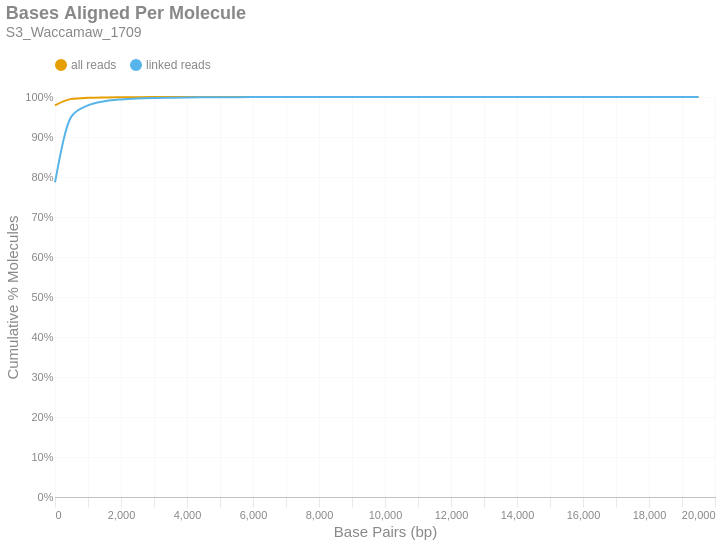

The cell this chart's notebook holds for it:
### Markdown cell above
### Bases Aligned Per Molecule
This is a cumulative frequency distribution showing the number of base pairs aligned per unique molecule. These data are shown in 500 bp bins. There are two distributions: one with `all reads` (yellow) and another with only `linked reads` (blue). The percent of molecules in the `linked reads` distribution is relative to the total number of linked molecules.

### Code cell
if SKIPLR:
    print_html(f"Skipped")
else:
    binned_df = consolidated_hist(valids['aligned_bp'], mask, 500, True)
    with SafeRender(binned_df):
        (
            density_plot(binned_df, 'Bases Aligned Per Molecule', samplename, 'basesper')
            .encode(
                x=alt.X('bin:Q', title="Base Pairs (bp)").axis(tickMinStep=500).scale(padding=0),
                y=alt.Y('value:Q', title='Cumulative % Molecules')
                    .axis(format='%')
                    .scale(domain = [0,1])
                    .stack(False),
                color=alt.Color("key:N").scale(domain = ["all reads", "linked reads"]),
                tooltip = [
                    alt.Tooltip("key:N", title = "Data Type"),
                    alt.Tooltip("range_label:N", title="Bases Aligned Per Molecule"),
                    alt.Tooltip("value:Q", format = ".2%", title="% Molecules (Cum.)")
                ]
            )
        ).display()

### Figure 1 — Vega-Lite specification as saved in the notebook (floating-point values rounded to 4 significant figures)
{"width": "container", "height": 400, "config": {"title": {"anchor": "start", "dy": -15, "fontSize": 18, "color": "#888888", "subtitleColor": "#888888", "subtitleFontSize": 14}, "arc": {"fill": "#0072B2"}, "axis": {"domainColor": "#888888", "domainWidth": 0.5, "gridWidth": 0.2, "grid": false, "titleFontWeight": 400, "titleFontSize": 15, "labelFontSize": 11, "labelColor": "#888888", "tickColor": "#888888", "tickWidth": 0.2, "titleColor": "#888888"}, "axisBand": {"grid": false}, "axisX": {"grid": true, "tickSize": 10, "domainCap": "round"}, "axisY": {"domain": false, "grid": true, "tickSize": 0, "domainCap": "round"}, "background": "transparent", "header": {"labelFontSize": 15, "labelColor": "#888888", "titleFontSize": 15, "titleFontWeight": 600, "titleColor": "#888888"}, "legend": {"labelFont": "sans-serif", "labelFontSize": 12, "labelColor": "#888888", "symbolSize": 100, "symbolType": "circle", "titleFontSize": 12, "titlePadding": 10, "titleColor": "#888888", "title": null, "orient": "top"}, "range": {"category": ["#E69F00", "#56B4E9", "#009E73", "#F0E442", "#0072B2", "#D55E00", "#CC79A7", "#000000"], "diverging": ["#cfe8f3", "#a2d4ec", "#73bfe2", "#46abdb", "#1696d2", "#12719e"]}, "area": {"fill": "#0072B2", "fillOpacity": 0.7, "line": true, "strokeOpacity": 0.7}, "line": {"color": "#0072B2", "stroke": "#0072B2", "strokeWidth": 2}, "trail": {"color": "#0072B2", "stroke": "#0072B2", "strokeWidth": 0, "size": 1}, "point": {"filled": true, "fillOpacity": 1.0, "size": 95}, "text": {"color": "#888888", "fontSize": 11, "align": "right", "fontWeight": 400, "size": 11}, "bar": {"fill": "#0072B2", "stroke": null}, "view": {"stroke": null, "continuousWidth": 660, "continuousHeight": 400}}, "data": {"name": "data-0a5b3037459dc7c84a5ad2d3b22cc943"}, "mark": {"type": "line", "interpolate": "monotone", "point": {"opacity": 0, "size": 275}}, "encoding": {"color": {"field": "key", "scale": {"domain": ["all reads", "linked reads"]}, "type": "nominal"}, "tooltip": [{"field": "key", "title": "Data Type", "type": "nominal"}, {"field": "range_label", "title": "Bases Aligned Per Molecule", "type": "nominal"}, {"field": "value", "format": ".2%", "title": "% Molecules (Cum.)", "type": "quantitative"}], "x": {"axis": {"tickMinStep": 500}, "field": "bin", "scale": {"padding": 0}, "title": "Base Pairs (bp)", "type": "quantitative"}, "y": {"axis": {"format": "%"}, "field": "value", "scale": {"domain": [0, 1]}, "stack": false, "title": "Cumulative % Molecules", "type": "quantitative"}}, "params": [{"name": "param_c36ac31b6afebe62", "select": {"type": "point", "fields": ["key"]}, "bind": "legend"}], "title": {"text": "Bases Aligned Per Molecule", "subtitle": "S3_Waccamaw_1709"}, "transform": [{"fold": ["all reads (cumsum)", "linked reads (cumsum)"]}, {"calculate": "replace(datum.key, ' (cumsum)', '')", "as": "key"}, {"filter": {"param": "param_c36ac31b6afebe62"}}], "usermeta": {"embedOptions": {"downloadFileName": "S3_Waccamaw_1709.basesper"}}, "$schema": "https://vega.github.io/schema/vega-lite/v6.1.0.json", "datasets": {"data-0a5b3037459dc7c84a5ad2d3b22cc943": [{"bin": "0.0", "interval": "0.0-500.0", "all reads": 0.9791, "linked reads": 0.7864, "all reads (cumsum)": 0.9791, "linked reads (cumsum)": 0.7864, "range_label": "0-499"}, {"bin": "500.0", "interval": "500.0-1000.0", "all reads": 0.01626, "linked reads": 0.1653, "all reads (cumsum)": 0.9953, "linked reads (cumsum)": 0.9517, "range_label": "500-999"}, {"bin": "1000.0", "interval": "1000.0-1500.0", "all reads": 0.002669, "linked reads": 0.02743, "all reads (cumsum)": 0.998, "linked reads (cumsum)": 0.9791, "range_label": "1000-1499"}, {"bin": "1500.0", "interval": "1500.0-2000.0", "all reads": 0.0009906, "linked reads": 0.01025, "all reads (cumsum)": 0.999, "linked reads (cumsum)": 0.9894, "range_label": "1500-1999"}, {"bin": "2000.0", "interval": "2000.0-2500.0", "all reads": 0.000445, "linked reads": 0.004614, "all reads (cumsum)": 0.9994, "linked reads (cumsum)": 0.994, "range_label": "2000-2499"}, {"bin": "2500.0", "interval": "2500.0-3000.0", "all reads": 0.0002345, "linked reads": 0.002431, "all reads (cumsum)": 0.9997, "linked reads (cumsum)": 0.9964, "range_label": "2500-2999"}, {"bin": "3000.0", "interval": "3000.0-3500.0", "all reads": 0.0001206, "linked reads": 0.001251, "all reads (cumsum)": 0.9998, "linked reads (cumsum)": 0.9977, "range_label": "3000-3499"}, {"bin": "3500.0", "interval": "3500.0-4000.0", "all reads": 7.217e-05, "linked reads": 0.0007482, "all reads (cumsum)": 0.9998, "linked reads (cumsum)": 0.9984, "range_label": "3500-3999"}, {"bin": "4000.0", "interval": "4000.0-4500.0", "all reads": 5.029e-05, "linked reads": 0.0005213, "all reads (cumsum)": 0.9999, "linked reads (cumsum)": 0.9989, "range_label": "4000-4499"}, {"bin": "4500.0", "interval": "4500.0-5000.0", "all reads": 2.892e-05, "linked reads": 0.0002998, "all reads (cumsum)": 0.9999, "linked reads (cumsum)": 0.9992, "range_label": "4500-4999"}, {"bin": "5000.0", "interval": "5000.0-5500.0", "all reads": 2.084e-05, "linked reads": 0.0002161, "all reads (cumsum)": 0.9999, "linked reads (cumsum)": 0.9994, "range_label": "5000-5499"}, {"bin": "5500.0", "interval": "5500.0-6000.0", "all reads": 1.433e-05, "linked reads": 0.0001486, "all reads (cumsum)": 1.0, "linked reads (cumsum)": 0.9996, "range_label": "5500-5999"}, {"bin": "6000.0", "interval": "6000.0-6500.0", "all reads": 9.641e-06, "linked reads": 9.994e-05, "all reads (cumsum)": 1.0, "linked reads (cumsum)": 0.9997, "range_label": "6000-6499"}, {"bin": "6500.0", "interval": "6500.0-7000.0", "all reads": 6.774e-06, "linked reads": 7.023e-05, "all reads (cumsum)": 1.0, "linked reads (cumsum)": 0.9998, "range_label": "6500-6999"}, {"bin": "7000.0", "interval": "7000.0-7500.0", "all reads": 5.211e-06, "linked reads": 5.402e-05, "all reads (cumsum)": 1.0, "linked reads (cumsum)": 0.9998, "range_label": "7000-7499"}, {"bin": "7500.0", "interval": "7500.0-8000.0", "all reads": 4.429e-06, "linked reads": 4.592e-05, "all reads (cumsum)": 1.0, "linked reads (cumsum)": 0.9999, "range_label": "7500-7999"}, {"bin": "8000.0", "interval": "8000.0-8500.0", "all reads": 2.084e-06, "linked reads": 2.161e-05, "all reads (cumsum)": 1.0, "linked reads (cumsum)": 0.9999, "range_label": "8000-8499"}, {"bin": "8500.0", "interval": "8500.0-9000.0", "all reads": 3.127e-06, "linked reads": 3.241e-05, "all reads (cumsum)": 1.0, "linked reads (cumsum)": 0.9999, "range_label": "8500-8999"}, {"bin": "9000.0", "interval": "9000.0-9500.0", "all reads": 2.084e-06, "linked reads": 2.161e-05, "all reads (cumsum)": 1.0, "linked reads (cumsum)": 0.9999, "range_label": "9000-9499"}, {"bin": "9500.0", "interval": "9500.0-10000.0", "all reads": 2.084e-06, "linked reads": 2.161e-05, "all reads (cumsum)": 1.0, "linked reads (cumsum)": 1.0, "range_label": "9500-9999"}, {"bin": "10000.0", "interval": "10000.0-10500.0", "all reads": 5.211e-07, "linked reads": 5.402e-06, "all reads (cumsum)": 1.0, "linked reads (cumsum)": 1.0, "range_label": "10000-10499"}, {"bin": "10500.0", "interval": "10500.0-11000.0", "all reads": 7.817e-07, "linked reads": 8.103e-06, "all reads (cumsum)": 1.0, "linked reads (cumsum)": 1.0, "range_label": "10500-10999"}, {"bin": "11000.0", "interval": "11000.0-11500.0", "all reads": 7.817e-07, "linked reads": 8.103e-06, "all reads (cumsum)": 1.0, "linked reads (cumsum)": 1.0, "range_label": "11000-11499"}, {"bin": "11500.0", "interval": "11500.0-12000.0", "all reads": 0.0, "linked reads": 0.0, "all reads (cumsum)": 1.0, "linked reads (cumsum)": 1.0, "range_label": "11500-11999"}, {"bin": "12000.0", "interval": "12000.0-12500.0", "all reads": 2.606e-07, "linked reads": 2.701e-06, "all reads (cumsum)": 1.0, "linked reads (cumsum)": 1.0, "range_label": "12000-12499"}, {"bin": "12500.0", "interval": "12500.0-13000.0", "all reads": 5.211e-07, "linked reads": 5.402e-06, "all reads (cumsum)": 1.0, "linked reads (cumsum)": 1.0, "range_label": "12500-12999"}, {"bin": "13000.0", "interval": "13000.0-13500.0", "all reads": 0.0, "linked reads": 0.0, "all reads (cumsum)": 1.0, "linked reads (cumsum)": 1.0, "range_label": "13000-13499"}, {"bin": "13500.0", "interval": "13500.0-14000.0", "all reads": 5.211e-07, "linked reads": 5.402e-06, "all reads (cumsum)": 1.0, "linked reads (cumsum)": 1.0, "range_label": "13500-13999"}, {"bin": "14000.0", "interval": "14000.0-14500.0", "all reads": 5.211e-07, "linked reads": 5.402e-06, "all reads (cumsum)": 1.0, "linked reads (cumsum)": 1.0, "range_label": "14000-14499"}, {"bin": "14500.0", "interval": "14500.0-15000.0", "all reads": 0.0, "linked reads": 0.0, "all reads (cumsum)": 1.0, "linked reads (cumsum)": 1.0, "range_label": "14500-14999"}, {"bin": "15000.0", "interval": "15000.0-15500.0", "all reads": 0.0, "linked reads": 0.0, "all reads (cumsum)": 1.0, "linked reads (cumsum)": 1.0, "range_label": "15000-15499"}, {"bin": "15500.0", "interval": "15500.0-16000.0", "all reads": 0.0, "linked reads": 0.0, "all reads (cumsum)": 1.0, "linked reads (cumsum)": 1.0, "range_label": "15500-15999"}, {"bin": "16000.0", "interval": "16000.0-16500.0", "all reads": 0.0, "linked reads": 0.0, "all reads (cumsum)": 1.0, "linked reads (cumsum)": 1.0, "range_label": "16000-16499"}, {"bin": "16500.0", "interval": "16500.0-17000.0", "all reads": 0.0, "linked reads": 0.0, "all reads (cumsum)": 1.0, "linked reads (cumsum)": 1.0, "range_label": "16500-16999"}, {"bin": "17000.0", "interval": "17000.0-17500.0", "all reads": 0.0, "linked reads": 0.0, "all reads (cumsum)": 1.0, "linked reads (cumsum)": 1.0, "range_label": "17000-17499"}, {"bin": "17500.0", "interval": "17500.0-18000.0", "all reads": 0.0, "linked reads": 0.0, "all reads (cumsum)": 1.0, "linked reads (cumsum)": 1.0, "range_label": "17500-17999"}, {"bin": "18000.0", "interval": "18000.0-18500.0", "all reads": 0.0, "linked reads": 0.0, "all reads (cumsum)": 1.0, "linked reads (cumsum)": 1.0, "range_label": "18000-18499"}, {"bin": "18500.0", "interval": "18500.0-19000.0", "all reads": 0.0, "linked reads": 0.0, "all reads (cumsum)": 1.0, "linked reads (cumsum)": 1.0, "range_label": "18500-18999"}, {"bin": "19000.0", "interval": "19000.0-19500.0", "all reads": 0.0, "linked reads": 0.0, "all reads (cumsum)": 1.0, "linked reads (cumsum)": 1.0, "range_label": "19000-19499"}, {"bin": "19500.0", "interval": "19500.0-20000.0", "all reads": 2.606e-07, "linked reads": 2.701e-06, "all reads (cumsum)": 1.0, "linked reads (cumsum)": 1.0, "range_label": "19500-19999"}]}}
